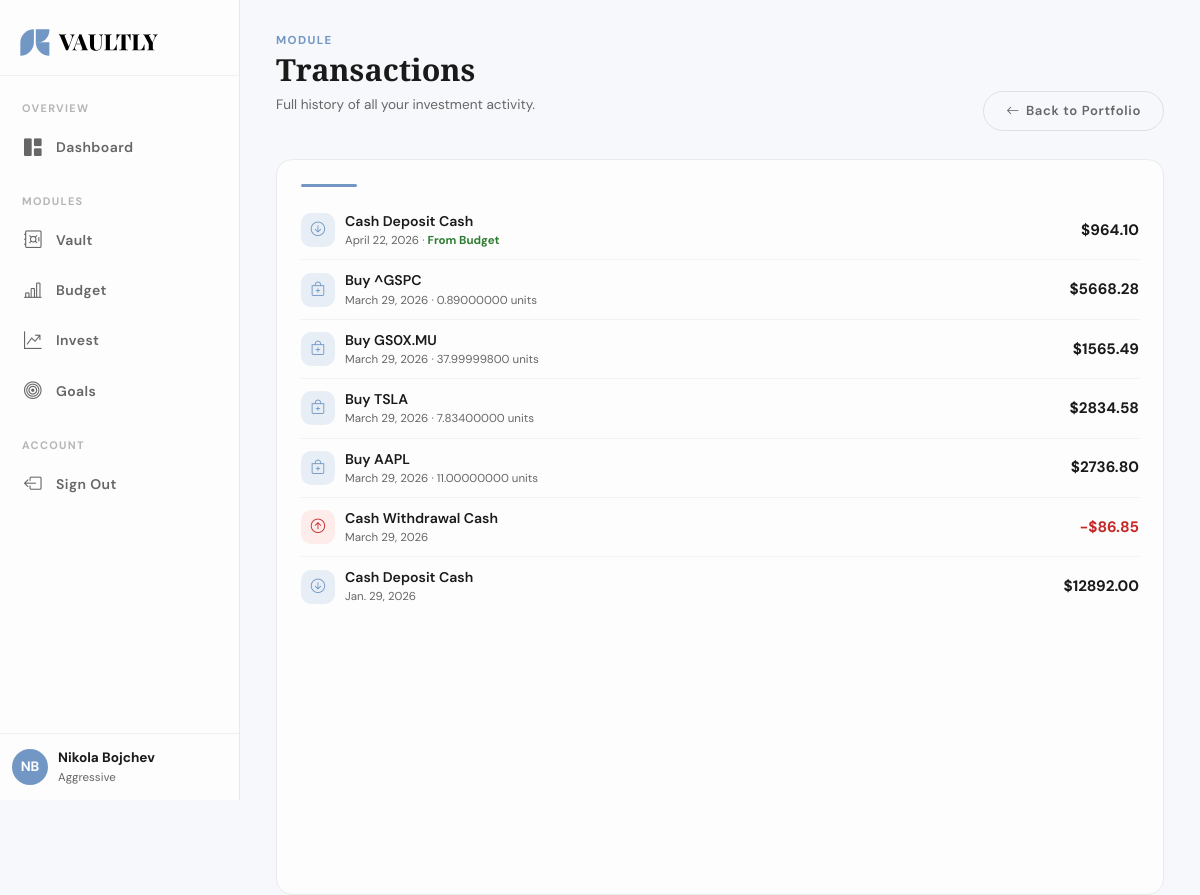
Screenshot of /invest/transactions/ (signed in) with the database file from the repository.
### users/models.py (models this page shows, shortened)
class CustomUser(AbstractUser):
    email = models.EmailField(unique=True)

class UserProfile(BaseModel):
    class RiskTolerance(models.TextChoices):
        CONSERVATIVE = 'conservative', 'Conservative'
        MODERATE     = 'moderate',     'Moderate'
        AGGRESSIVE   = 'aggressive',   'Aggressive'
    RISK_DEFAULTS = {
        'conservative': Decimal('10.00'),
        'moderate':     Decimal('20.00'),
        'aggressive':   Decimal('30.00'),
    }
    user = models.OneToOneField(
        settings.AUTH_USER_MODEL,
        on_delete=models.CASCADE,
        related_name='profile'
    )
    risk_tolerance = models.CharField(
        max_length=20,
        choices=RiskTolerance.choices,
        default=RiskTolerance.MODERATE
    )
    custom_invest_percentage = models.DecimalField(
        max_digits=5,
        decimal_places=2,
        null=True,
        blank=True,
        help_text="Overrides risk tolerance suggestion. Leave blank to use default."
    )

### invest/models.py (models this page shows, shortened)
class Transaction(BaseModel):
    class TransactionType(models.TextChoices):
        BUY      = 'buy',      'Buy'
        SELL     = 'sell',     'Sell'
        DEPOSIT  = 'deposit',  'Cash Deposit'
        WITHDRAW = 'withdraw', 'Cash Withdrawal'
    portfolio        = models.ForeignKey(Portfolio, on_delete=models.CASCADE, related_name='transactions')
    security         = models.ForeignKey(Security, on_delete=models.PROTECT, null=True, blank=True)
    account          = models.ForeignKey('vault.Account', on_delete=models.SET_NULL, null=True, blank=True)
    transaction_type = models.CharField(max_length=10, choices=TransactionType.choices)
    quantity         = models.DecimalField(max_digits=18, decimal_places=8, null=True, blank=True)
    price            = models.DecimalField(max_digits=14, decimal_places=4, null=True, blank=True)
    fees             = models.DecimalField(max_digits=8, decimal_places=2, default=0)
    date             = models.DateField()
    notes            = models.TextField(blank=True)
    from_budget      = models.BooleanField(default=False)
    @property
    def total_value(self):
        if self.transaction_type in ['deposit', 'withdraw']:
            return self.price or Decimal('0')
        if self.quantity is None or self.price is None:
            return Decimal('0')
        return (self.quantity * self.price) + self.fees

class Security(BaseModel):
    class AssetType(models.TextChoices):
        STOCK           = 'stock',           'Stock'
        BOND            = 'bond',            'Bond'
        INVESTMENT_FUND = 'investment_fund', 'Investment Fund'
        PENSION_FUND    = 'pension_fund',    'Pension Fund'
        CRYPTO          = 'crypto',          'Crypto'
        BANK_DEPOSIT    = 'bank_deposit',    'Bank Deposit'
    ticker     = models.CharField(max_length=30, blank=True)
    name       = models.CharField(max_length=200)
    asset_type = models.CharField(max_length=20, choices=AssetType.choices)
    exchange   = models.CharField(max_length=50, blank=True)
    current_price = models.DecimalField(max_digits=14, decimal_places=4, default=0)
    requires_manual_tracking = models.BooleanField(default=False)
    interest_rate = models.DecimalField(max_digits=7, decimal_places=4, null=True, blank=True)
    maturity_date = models.DateField(null=True, blank=True)

### invest/views.py (the view)
# urls.py: path('transactions/',                     views.transactions,      name='transactions'),
@login_required
def transactions(request):
    portfolio = get_object_or_404(Portfolio, user=request.user)
    txs = Transaction.objects.filter(portfolio=portfolio).select_related('security').order_by('-date')
    return render(request, 'invest/transactions.html', {'transactions': txs})

### templates/invest/transactions.html (shortened to what this page needs)
<!DOCTYPE html>
<html lang="en">
<head>
  <link href="https://cdn.jsdelivr.net/npm/bootstrap@5.3.8/dist/css/bootstrap.min.css" rel="stylesheet">
  <link href="https://cdn.jsdelivr.net/npm/bootstrap-icons@1.11.3/font/bootstrap-icons.min.css" rel="stylesheet">
  <link rel="stylesheet" href="../../static/css/app.css">
</head>
<body>
<div class="app-shell">
  <aside class="sidebar" id="sidebar">
    <div class="sidebar-logo-wrap">
      <img src="../../static/img/logo.svg" alt="Vaultly" class="sidebar-logo" id="sidebar-logo">
    </div>
    <ul class="sidebar-nav">
      <li class="sidebar-section-label">OVERVIEW</li>
      <li class="sidebar-nav-item">
        <a href="{% url 'dashboard' %}">
          <i class="bi bi-grid-1x2-fill nav-icon"></i>
          <span class="nav-label">Dashboard</span>
        </a>
      </li>
      <li class="sidebar-section-label" style="margin-top:10px;">MODULES</li>
      <li class="sidebar-nav-item">
        <a href="{% url 'vault:index' %}">
          <i class="bi bi-safe nav-icon"></i>
          <span class="nav-label">Vault</span>
        </a>
      </li>
      <li class="sidebar-nav-item">
        <a href="{% url 'budget:index' %}">
          <i class="bi bi-bar-chart-line nav-icon"></i>
          <span class="nav-label">Budget</span>
        </a>
      </li>
      <li class="sidebar-nav-item active">
        <a href="{% url 'invest:index' %}">
          <i class="bi bi-graph-up-arrow nav-icon"></i>
          <span class="nav-label">Invest</span>
        </a>
      </li>
      <li class="sidebar-nav-item">
        <a href="{% url 'goals:index' %}">
          <i class="bi bi-bullseye nav-icon"></i>
          <span class="nav-label">Goals</span>
        </a>
      </li>
      <li class="sidebar-section-label" style="margin-top:10px;">ACCOUNT</li>
      <li class="sidebar-nav-item">
        <a href="#" onclick="event.preventDefault();document.getElementById('logout-form').submit();">
          <i class="bi bi-box-arrow-left nav-icon"></i>
          <span class="nav-label">Sign Out</span>
        </a>
      </li>
    </ul>
    <div class="sidebar-user">
      <div class="sidebar-user-avatar">
        {{ user.first_name|first|upper }}{{ user.last_name|first|upper }}
      </div>
      <div class="sidebar-user-info">
        <div class="sidebar-user-name">{{ user.get_full_name }}</div>
        <div class="sidebar-user-role">{{ user.profile.get_risk_tolerance_display }}</div>
      </div>
    </div>
  </aside>
  <main class="main-content">
    <div class="page-header">
      <div class="page-header-left">
        <div class="page-eyebrow">Module</div>
        <h1>Transactions</h1>
        <p>Full history of all your investment activity.</p>
      </div>
      <a href="{% url 'invest:index' %}" class="btn-ghost-vaultly">
        <i class="bi bi-arrow-left"></i> Back to Portfolio
      </a>
    </div>
    <div class="widget">
      <div class="vaultly-sep"></div>
      {% for tx in transactions %}
      <div class="account-row">
        <div class="account-row-left">
          <div class="account-icon"
               style="{% if tx.transaction_type == 'buy' or tx.transaction_type == 'deposit' %}background:var(--blue-dim);color:var(--blue);{% else %}background:#fdecea;color:#c62828;{% endif %}">
            <i class="bi {% if tx.transaction_type == 'buy' %}bi-bag-plus{% elif tx.transaction_type == 'sell' %}bi-bag-dash{% elif tx.transaction_type == 'deposit' %}bi-arrow-down-circle{% else %}bi-arrow-up-circle{% endif %}"></i>
          </div>
          <div>
            <div class="account-name">
              {{ tx.get_transaction_type_display }} {% if tx.security %}{{ tx.security.ticker }}{% else %}Cash{% endif %}
            </div>
            <div class="account-type">
              {{ tx.date }}
              {% if tx.quantity %} · {{ tx.quantity }} units{% endif %}
              {% if tx.from_budget %} · <span style="color:#2e7d32;font-weight:700;">From Budget</span>{% endif %}
            </div>
          </div>
        </div>
        <div class="account-balance {% if tx.transaction_type == 'sell' or tx.transaction_type == 'withdraw' %}negative{% endif %}">
          {% if tx.transaction_type == 'sell' or tx.transaction_type == 'withdraw' %}−{% endif %}${{ tx.total_value|floatformat:2 }}
        </div>
      </div>
      {% empty %}
      <p style="text-align:center; padding:40px 0; color:var(--text-muted);">No transactions yet.</p>
      {% endfor %}
    </div>
  </main>
</div>
</body>
</html>

### static/css/app.css (style rules this page uses)
:root { --blue: #7297c5; --blue-light: #9aaec7; --blue-dim: rgba(114, 151, 197, 0.15); --bg: #fdfdfd; --bg-muted: #efefef; --text-dark: #1a1a1a; --text-muted: #666666; --text-subtle: #b7b6b6; --sidebar-w: 240px; --sidebar-w-collapsed: 68px; --transition: 0.25s ease; }
*, *::before, *::after { box-sizing: border-box; margin: 0; padding: 0; }
body { font-family: 'DM Sans', sans-serif; background-color: #f7f8fc; color: var(--text-dark); min-height: 100vh; }
html { background-color: #f7f8fc; }
h1, h2, h3, h4, h5, h6 { font-family: 'Playfair Display', serif; }
.app-shell { display: flex; min-height: 100vh; }
.sidebar { width: var(--sidebar-w); min-height: 100vh; background: var(--bg); border-right: 1px solid #e8e8e8; display: flex; flex-direction: column; position: fixed; top: 0; left: 0; z-index: 200; transition: width var(--transition); overflow: hidden; }
.sidebar-logo-wrap { padding: 20px 16px 10px; display: flex; align-items: center; gap: 10px; min-height: 76px; border-bottom: 1px solid #f0f0f0; }
.sidebar-logo { height: 2.8rem; flex-shrink: 0; }
.sidebar-nav { flex: 1; padding: 16px 10px; list-style: none; display: flex; flex-direction: column; gap: 4px; }
.sidebar-nav-item a { display: flex; align-items: center; gap: 12px; padding: 10px 12px; border-radius: 10px; text-decoration: none; color: var(--text-muted); font-size: 0.875rem; font-weight: 600; letter-spacing: 0.03em; white-space: nowrap; transition: background var(--transition), color var(--transition); }
.sidebar-nav-item .nav-icon { font-size: 1.1rem; flex-shrink: 0; width: 22px; text-align: center; }
.sidebar-nav-item .nav-label { transition: opacity var(--transition); }
.sidebar-section-label { font-size: 0.68rem; font-weight: 700; letter-spacing: 0.12em; text-transform: uppercase; color: var(--text-subtle); padding: 8px 12px 4px; transition: opacity var(--transition); }
.sidebar-user { padding: 14px 12px; border-top: 1px solid #f0f0f0; display: flex; align-items: center; gap: 10px; }
.sidebar-user-avatar { width: 36px; height: 36px; border-radius: 50%; background: var(--blue); display: flex; align-items: center; justify-content: center; color: #fff; font-weight: 700; font-size: 0.85rem; flex-shrink: 0; }
.sidebar-user-info { transition: opacity var(--transition); overflow: hidden; }
.sidebar-user-name { font-size: 0.85rem; font-weight: 700; color: var(--text-dark); white-space: nowrap; }
.sidebar-user-role { font-size: 0.72rem; color: var(--text-muted); white-space: nowrap; }
.main-content { margin-left: var(--sidebar-w); flex: 1; padding: 32px 36px; transition: margin-left var(--transition); background: #f7f8fc; min-height: 100vh; }
.widget { background: var(--bg); border-radius: 16px; border: 1px solid #ebebeb; padding: 24px; height: 100%; }
.account-row { display: flex; align-items: center; justify-content: space-between; padding: 10px 0; border-bottom: 1px solid #f2f2f2; }
.account-row:last-child { border-bottom: none; }
.account-row-left { display: flex; align-items: center; gap: 10px; }
.account-icon { width: 34px; height: 34px; border-radius: 10px; background: var(--blue-dim); display: flex; align-items: center; justify-content: center; color: var(--blue); font-size: 0.9rem; }
.account-name { font-size: 0.88rem; font-weight: 600; color: var(--text-dark); }
.account-type { font-size: 0.72rem; color: var(--text-muted); }
.account-balance { font-size: 0.95rem; font-weight: 700; color: var(--text-dark); }
.account-balance.negative { color: #c62828; }
.vaultly-sep { width: 3.5em; height: 3px; background: var(--blue); border-radius: 2px; margin: 0 0 14px; }
.page-header { display: flex; align-items: flex-end; justify-content: space-between; margin-bottom: 28px; flex-wrap: wrap; gap: 14px; }
.page-header-left .page-eyebrow { font-size: 0.72rem; font-weight: 700; letter-spacing: 0.12em; text-transform: uppercase; color: var(--blue); margin-bottom: 4px; }
.page-header-left h1 { font-size: 1.9rem; font-weight: 600; color: var(--text-dark); line-height: 1.1; }
.page-header-left p { font-size: 0.85rem; color: var(--text-muted); margin-top: 4px; }
.btn-ghost-vaultly { background: transparent; color: var(--text-muted); border: 1px solid #e0e0e0; border-radius: 50px; padding: 9px 22px; font-family: 'DM Sans', sans-serif; font-size: 0.82rem; font-weight: 600; letter-spacing: 0.05em; cursor: pointer; display: inline-flex; align-items: center; gap: 6px; text-decoration: none; transition: border-color var(--transition), color var(--transition); }

### rows the page displays
CustomUser: first_name|first "N", last_name|first "B", get_full_name "Nikola Bojchev", profile.risk_tolerance "Aggressive"
Transaction: transaction_type "Cash Deposit", date "April 22, 2026", from_budget "From Budget", total_value "964.10"
Transaction: transaction_type "Buy", security.ticker "^GSPC", date "March 29, 2026", quantity "0.89000000", total_value "5668.28"
Transaction: transaction_type "Buy", security.ticker "GS0X.MU", date "March 29, 2026", quantity "37.99999800", total_value "1565.49"
Transaction: transaction_type "Buy", security.ticker "TSLA", date "March 29, 2026", quantity "7.83400000", total_value "2834.58"
Transaction: transaction_type "Buy", security.ticker "AAPL", date "March 29, 2026", quantity "11.00000000", total_value "2736.80"
Transaction: transaction_type "Cash Withdrawal", date "March 29, 2026", total_value "86.85"
Transaction: transaction_type "Cash Deposit", date "Jan. 29, 2026", total_value "12892.00"
